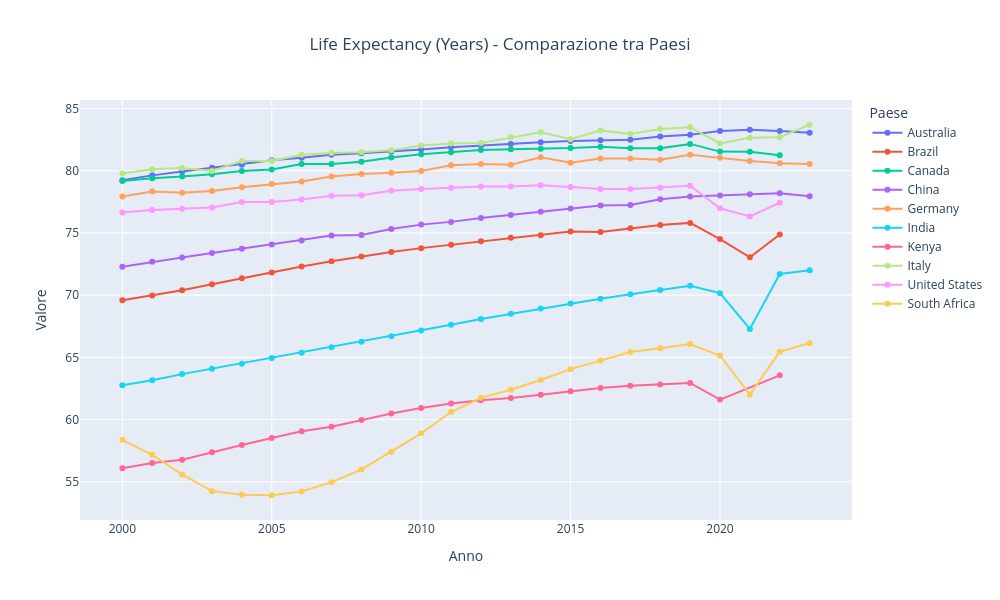

Notebook cell for this chart:
### Code cell
# Confronto aspettativa di vita
fig = plot_comparison_countries(
    df,
    indicator='Life Expectancy (Years)',
    countries=developing + developed
)
fig.show()

### Figure 1 — Plotly figure (JSON) as saved in the notebook; plotly's stock layout.template omitted (floating-point values rounded to 4 significant figures)
{"data": [{"hovertemplate": "Paese=Australia<br>Anno=%{x}<br>Valore=%{y}<extra></extra>", "legendgroup": "Australia", "line": {"color": "#636efa", "dash": "solid"}, "marker": {"symbol": "circle"}, "mode": "lines+markers", "name": "Australia", "orientation": "v", "showlegend": true, "type": "scatter", "x": [2000, 2001, 2002, 2003, 2004, 2005, 2006, 2007, 2008, 2009, 2010, 2011, 2012, 2013, 2014, 2015, 2016, 2017, 2018, 2019, 2020, 2021, 2022, 2023], "xaxis": "x", "y": [79.23, 79.63, 79.94, 80.24, 80.49, 80.84, 81.04, 81.29, 81.4, 81.54, 81.7, 81.9, 82.05, 82.15, 82.3, 82.4, 82.45, 82.5, 82.75, 82.9, 83.2, 83.3, 83.2, 83.05], "yaxis": "y"}, {"hovertemplate": "Paese=Brazil<br>Anno=%{x}<br>Valore=%{y}<extra></extra>", "legendgroup": "Brazil", "line": {"color": "#EF553B", "dash": "solid"}, "marker": {"symbol": "circle"}, "mode": "lines+markers", "name": "Brazil", "orientation": "v", "showlegend": true, "type": "scatter", "x": [2000, 2001, 2002, 2003, 2004, 2005, 2006, 2007, 2008, 2009, 2010, 2011, 2012, 2013, 2014, 2015, 2016, 2017, 2018, 2019, 2020, 2021, 2022], "xaxis": "x", "y": [69.58, 69.98, 70.4, 70.88, 71.36, 71.83, 72.3, 72.73, 73.11, 73.46, 73.78, 74.05, 74.33, 74.61, 74.82, 75.11, 75.08, 75.38, 75.63, 75.81, 74.51, 73.04, 74.87], "yaxis": "y"}, {"hovertemplate": "Paese=Canada<br>Anno=%{x}<br>Valore=%{y}<extra></extra>", "legendgroup": "Canada", "line": {"color": "#00cc96", "dash": "solid"}, "marker": {"symbol": "circle"}, "mode": "lines+markers", "name": "Canada", "orientation": "v", "showlegend": true, "type": "scatter", "x": [2000, 2001, 2002, 2003, 2004, 2005, 2006, 2007, 2008, 2009, 2010, 2011, 2012, 2013, 2014, 2015, 2016, 2017, 2018, 2019, 2020, 2021, 2022], "xaxis": "x", "y": [79.17, 79.4, 79.53, 79.72, 79.99, 80.11, 80.54, 80.54, 80.72, 81.07, 81.32, 81.48, 81.66, 81.74, 81.78, 81.83, 81.94, 81.81, 81.81, 82.16, 81.54, 81.52, 81.25], "yaxis": "y"}, {"hovertemplate": "Paese=China<br>Anno=%{x}<br>Valore=%{y}<extra></extra>", "legendgroup": "China", "line": {"color": "#ab63fa", "dash": "solid"}, "marker": {"symbol": "circle"}, "mode": "lines+markers", "name": "China", "orientation": "v", "showlegend": true, "type": "scatter", "x": [2000, 2001, 2002, 2003, 2004, 2005, 2006, 2007, 2008, 2009, 2010, 2011, 2012, 2013, 2014, 2015, 2016, 2017, 2018, 2019, 2020, 2021, 2022, 2023], "xaxis": "x", "y": [72.29, 72.68, 73.03, 73.39, 73.73, 74.08, 74.4, 74.79, 74.83, 75.32, 75.67, 75.89, 76.2, 76.45, 76.71, 76.97, 77.21, 77.24, 77.71, 77.94, 78.02, 78.12, 78.2, 77.95], "yaxis": "y"}, {"hovertemplate": "Paese=Germany<br>Anno=%{x}<br>Valore=%{y}<extra></extra>", "legendgroup": "Germany", "line": {"color": "#FFA15A", "dash": "solid"}, "marker": {"symbol": "circle"}, "mode": "lines+markers", "name": "Germany", "orientation": "v", "showlegend": true, "type": "scatter", "x": [2000, 2001, 2002, 2003, 2004, 2005, 2006, 2007, 2008, 2009, 2010, 2011, 2012, 2013, 2014, 2015, 2016, 2017, 2018, 2019, 2020, 2021, 2022, 2023], "xaxis": "x", "y": [77.93, 78.33, 78.23, 78.38, 78.68, 78.93, 79.13, 79.53, 79.74, 79.84, 79.99, 80.44, 80.54, 80.49, 81.09, 80.64, 80.99, 80.99, 80.89, 81.29, 81.04, 80.79, 80.61, 80.54], "yaxis": "y"}, {"hovertemplate": "Paese=India<br>Anno=%{x}<br>Valore=%{y}<extra></extra>", "legendgroup": "India", "line": {"color": "#19d3f3", "dash": "solid"}, "marker": {"symbol": "circle"}, "mode": "lines+markers", "name": "India", "orientation": "v", "showlegend": true, "type": "scatter", "x": [2000, 2001, 2002, 2003, 2004, 2005, 2006, 2007, 2008, 2009, 2010, 2011, 2012, 2013, 2014, 2015, 2016, 2017, 2018, 2019, 2020, 2021, 2022, 2023], "xaxis": "x", "y": [62.75, 63.16, 63.65, 64.09, 64.48, 64.94, 65.37, 65.8, 66.25, 66.7, 67.16, 67.62, 68.08, 68.5, 68.93, 69.33, 69.71, 70.07, 70.42, 70.75, 70.16, 67.28, 71.7, 72.0], "yaxis": "y"}, {"hovertemplate": "Paese=Kenya<br>Anno=%{x}<br>Valore=%{y}<extra></extra>", "legendgroup": "Kenya", "line": {"color": "#FF6692", "dash": "solid"}, "marker": {"symbol": "circle"}, "mode": "lines+markers", "name": "Kenya", "orientation": "v", "showlegend": true, "type": "scatter", "x": [2000, 2001, 2002, 2003, 2004, 2005, 2006, 2007, 2008, 2009, 2010, 2011, 2012, 2013, 2014, 2015, 2016, 2017, 2018, 2019, 2020, 2022], "xaxis": "x", "y": [56.08, 56.5, 56.76, 57.37, 57.95, 58.51, 59.06, 59.41, 59.96, 60.48, 60.92, 61.28, 61.54, 61.73, 61.99, 62.28, 62.53, 62.72, 62.82, 62.94, 61.6, 63.55], "yaxis": "y"}, {"hovertemplate": "Paese=Italy<br>Anno=%{x}<br>Valore=%{y}<extra></extra>", "legendgroup": "Italy", "line": {"color": "#B6E880", "dash": "solid"}, "marker": {"symbol": "circle"}, "mode": "lines+markers", "name": "Italy", "orientation": "v", "showlegend": true, "type": "scatter", "x": [2000, 2001, 2002, 2003, 2004, 2005, 2006, 2007, 2008, 2009, 2010, 2011, 2012, 2013, 2014, 2015, 2016, 2017, 2018, 2019, 2020, 2021, 2022, 2023], "xaxis": "x", "y": [79.78, 80.13, 80.23, 79.98, 80.78, 80.78, 81.28, 81.43, 81.49, 81.64, 82.04, 82.19, 82.24, 82.69, 83.09, 82.54, 83.24, 82.95, 83.35, 83.5, 82.2, 82.65, 82.7, 83.7], "yaxis": "y"}, {"hovertemplate": "Paese=United States<br>Anno=%{x}<br>Valore=%{y}<extra></extra>", "legendgroup": "United States", "line": {"color": "#FF97FF", "dash": "solid"}, "marker": {"symbol": "circle"}, "mode": "lines+markers", "name": "United States", "orientation": "v", "showlegend": true, "type": "scatter", "x": [2000, 2001, 2002, 2003, 2004, 2005, 2006, 2007, 2008, 2009, 2010, 2011, 2012, 2013, 2014, 2015, 2016, 2017, 2018, 2019, 2020, 2021, 2022], "xaxis": "x", "y": [76.64, 76.84, 76.94, 77.04, 77.49, 77.49, 77.69, 77.99, 78.04, 78.39, 78.54, 78.64, 78.74, 78.74, 78.84, 78.69, 78.54, 78.54, 78.64, 78.79, 76.98, 76.33, 77.43], "yaxis": "y"}, {"hovertemplate": "Paese=South Africa<br>Anno=%{x}<br>Valore=%{y}<extra></extra>", "legendgroup": "South Africa", "line": {"color": "#FECB52", "dash": "solid"}, "marker": {"symbol": "circle"}, "mode": "lines+markers", "name": "South Africa", "orientation": "v", "showlegend": true, "type": "scatter", "x": [2000, 2001, 2002, 2003, 2004, 2005, 2006, 2007, 2008, 2009, 2010, 2011, 2012, 2013, 2014, 2015, 2016, 2017, 2018, 2019, 2020, 2021, 2022, 2023], "xaxis": "x", "y": [58.37, 57.16, 55.58, 54.24, 53.96, 53.91, 54.22, 54.95, 55.98, 57.41, 58.89, 60.6, 61.74, 62.39, 63.18, 64.05, 64.75, 65.42, 65.73, 66.07, 65.15, 62.01, 65.45, 66.14], "yaxis": "y"}], "layout": {"height": 600, "hovermode": "x unified", "legend": {"title": {"text": "Paese"}, "tracegroupgap": 0}, "title": {"text": "Life Expectancy (Years) - Comparazione tra Paesi", "x": 0.5}, "width": 1000, "xaxis": {"anchor": "y", "domain": [0, 1], "title": {"text": "Anno"}}, "yaxis": {"anchor": "x", "domain": [0, 1], "title": {"text": "Valore"}}}}
